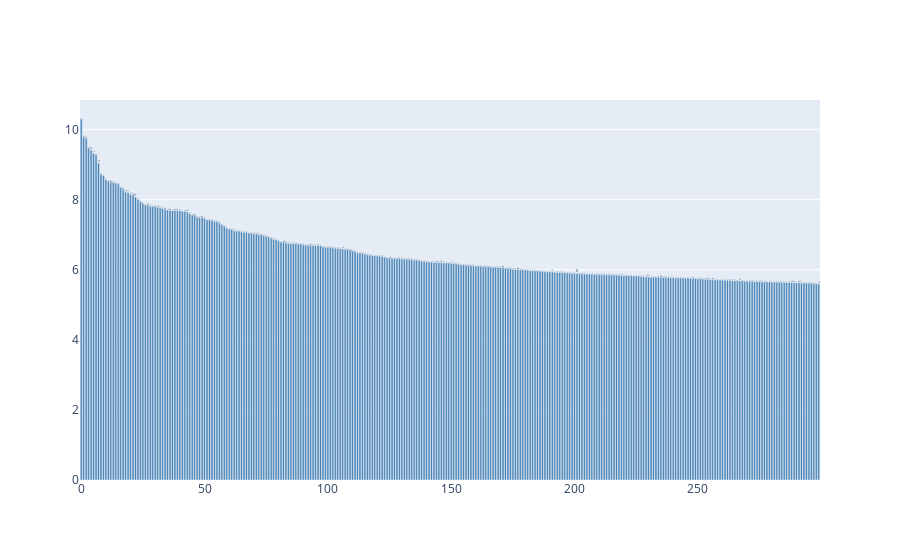

The cell this chart's notebook holds for it:
### Markdown cell above
### >>> **Exercise 15 (take home):** 
You can copy the code from the previous exercise and change the 'term_frequencies' variable for the 'term_frequencies_log', comment about the differences that you observe and talk about other possible insights that we can get from a log distribution.

### Code cell
# Answer here
plt.subplots(figsize=(100, 10))
g = sns.barplot(x=count_vect.get_feature_names_out()[:300], 
            y=term_frequencies_log[:300])
g.set_xticklabels(count_vect.get_feature_names_out()[:300], rotation = 90)
term_frequencies_log = np.log1p(term_frequencies)

from plotly.subplots import make_subplots
sorted_indices = np.argsort(term_frequencies)[::-1]
sorted_terms = feature_names[sorted_indices]
sorted_freqs_original = term_frequencies[sorted_indices]
sorted_freqs_log = term_frequencies_log[sorted_indices]
plt.figure(figsize=(100, 10))
g = sns.barplot(x=sorted_terms[:300], y=sorted_freqs_log[:300])
g.set_xticklabels(sorted_terms[:300], rotation=90)
plt.show()

import plotly.graph_objects as go

fig = go.Figure()
fig.add_trace(
    go.Bar(
        x=list(range(300)),
        y=sorted_freqs_log[:300],
        text=sorted_terms[:300],
        marker_color='steelblue',
        name='Log',
        hovertemplate='<b>Rank %{x}</b><br>%{text}<br>log(Frequency): %{y:.2f}<extra></extra>'
    )
)
fig.show()

##1. More Balanced Visual Distribution:
# Original scale: Few extremely tall bars dominate, making most terms invisible
# Log scale: Bar heights distributed evenly, enabling meaningful comparison of all terms
##2. Low-Frequency Terms Become Visible
# Original scale: Terms with 10-100 occurrences are compressed near zero and invisible
# Log scale: All terms have visible, comparable bar heights regardless of frequency range
##3.Reveals Mid-Range Terms :Log transformation highlights medium-frequency terms (50-1,000 occurrences)
#4.Reveals Zipf's Law: The smoother, more uniform pattern in log scale confirms that term frequencies follow a power-law distribution, which is characteristic of natural language
#5.Easier Threshold Setting: Log scale makes it straightforward to identify cutoff points for feature selection (e.g., remove terms with log freq < 2 or > 10)

### Figure 1 — Plotly figure (JSON) as saved in the notebook; plotly's stock layout.template omitted (floating-point values rounded to 4 significant figures; data arrays with more than 128 entries replaced by an {"elided": "..."} marker saying what was removed)
{"data": [{"hovertemplate": "<b>Rank %{x}</b><br>%{text}<br>log(Frequency): %{y:.2f}<extra></extra>", "marker": {"color": "steelblue"}, "name": "Log", "text": {"elided": "300 str values"}, "type": "bar", "x": {"elided": "300 int values"}, "y": {"elided": "300 float values"}}], "layout": {}}
